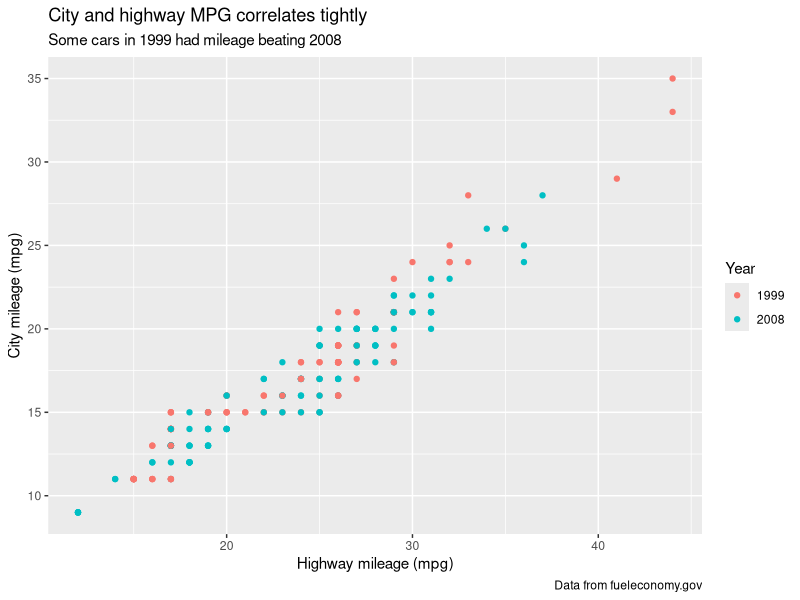
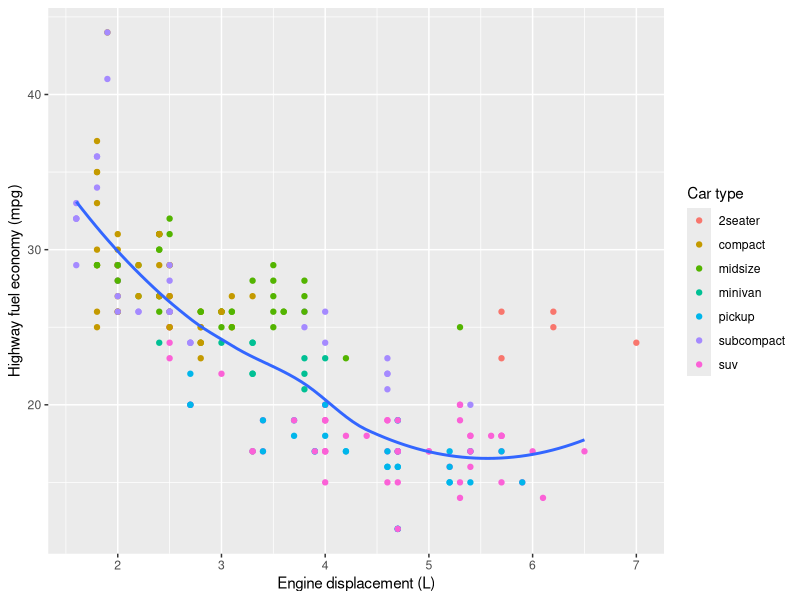
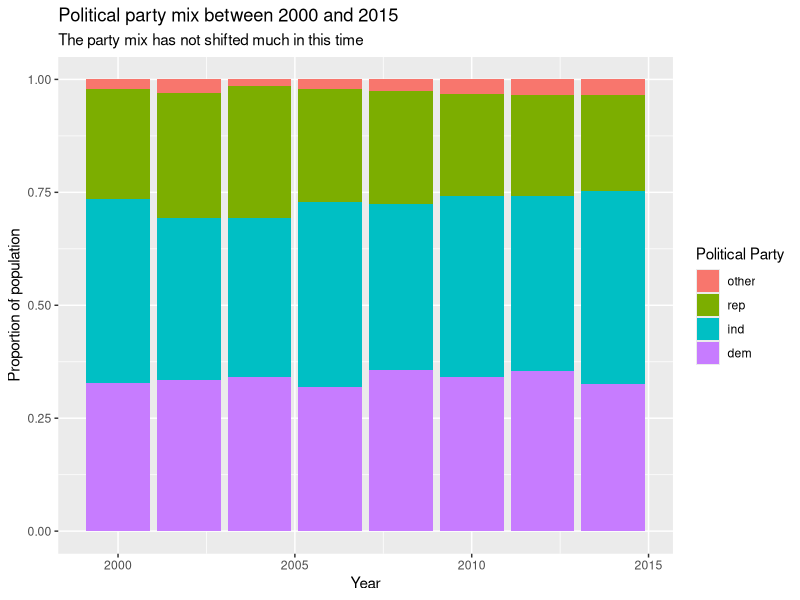
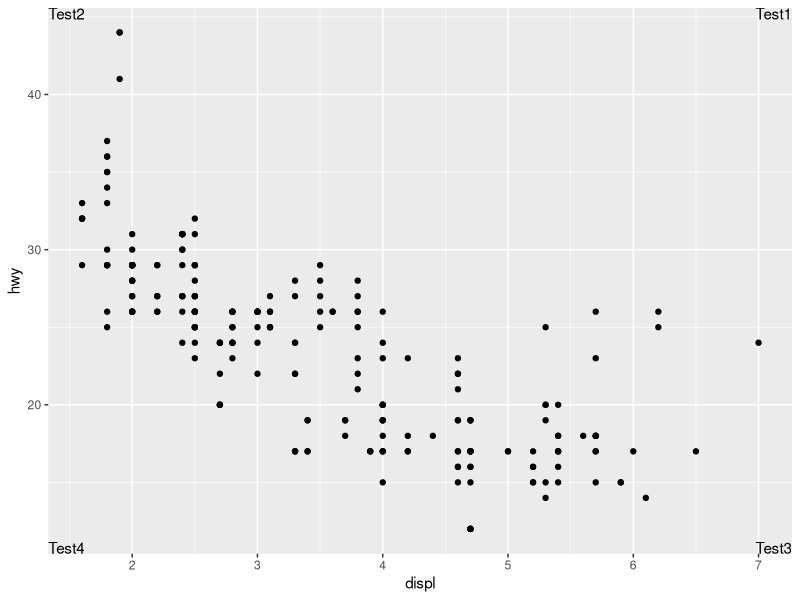
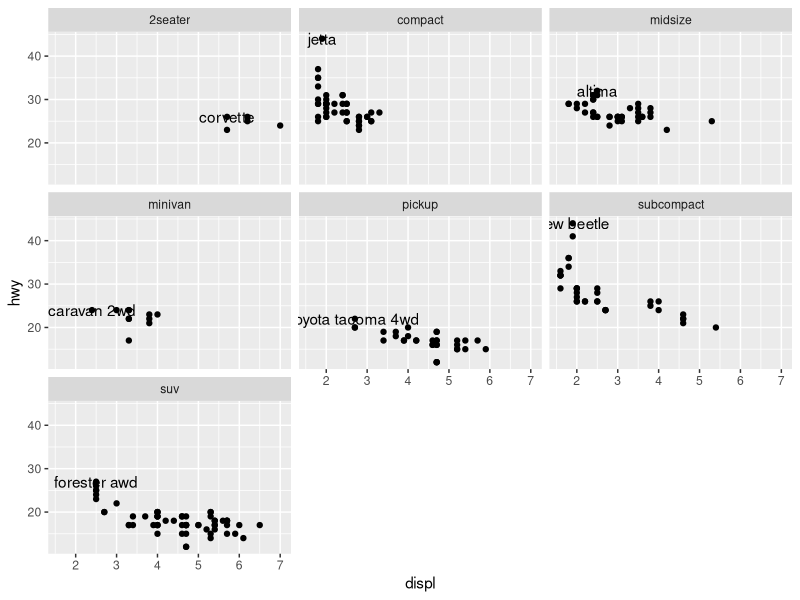
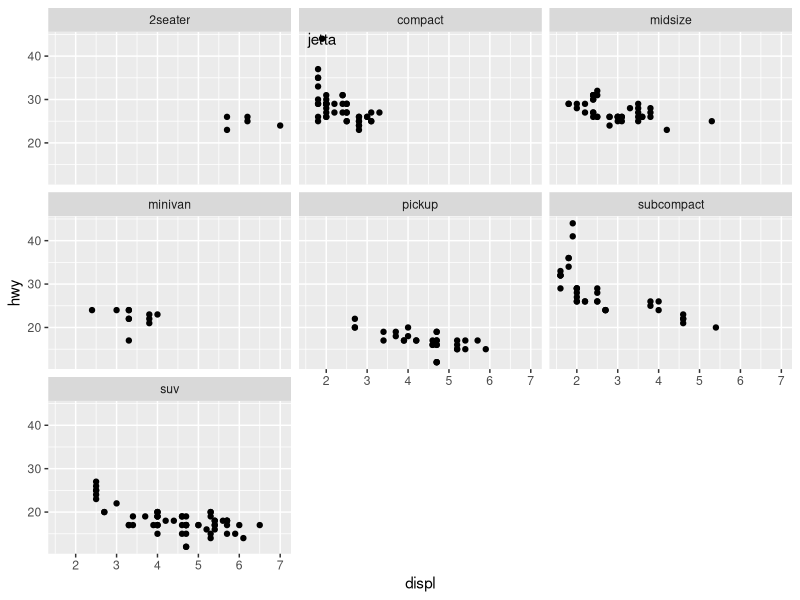
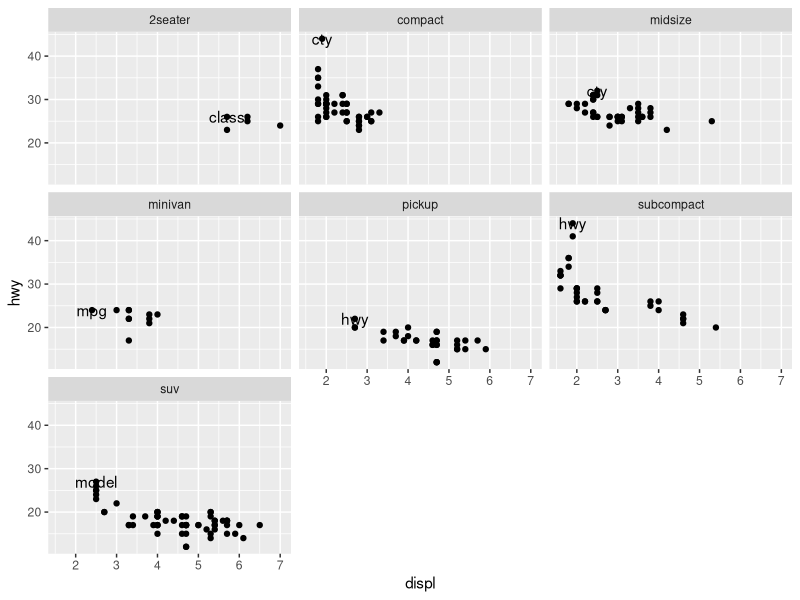
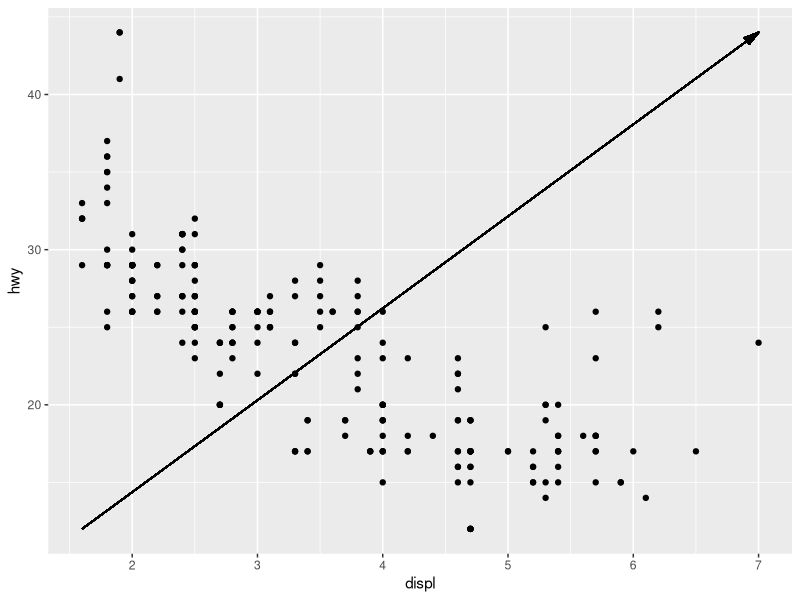

The R source for these figures, in order:
## ---- chunk 1
library(tidyverse)
library(forcats)
library(hexbin)
## ---- chunk 2
ggplot(mpg, aes(hwy, cty)) +
  geom_point(aes(color = as.factor(year))) +
  labs(
    title = "City and highway MPG correlates tightly",
    subtitle = "Some cars in 1999 had mileage beating 2008",
    caption = "Data from fueleconomy.gov",
    x = "Highway mileage (mpg)",
    y = "City mileage (mpg)",
    color = "Year"
  )
## ---- chunk 3
ggplot(mpg, aes(displ, hwy)) +
  geom_point(aes(color = class)) +
  geom_smooth(data = subset(mpg, class != "2seater"),se = FALSE) +
  labs(
    x = "Engine displacement (L)",
    y = "Highway fuel economy (mpg)",
    colour = "Car type"
  )
## ---- chunk 4
gss_cat %>%
  mutate(partyid = fct_collapse(partyid, other = c("No answer", "Don't know", "Other party"),
    rep = c("Strong republican", "Not str republican"),
    ind = c("Ind,near rep", "Ind,near dem", "Independent"),
    dem = c("Not str democrat", "Strong democrat"))) %>%
    group_by(year) %>% 
    count(partyid) %>%
    mutate(prop = n / sum(n)) %>%
    ggplot(aes(year, prop)) +
    geom_col(aes(fill = partyid)) +
  labs(title = "Political party mix between 2000 and 2015",
       subtitle = "The party mix has not shifted much in this time",
       fill = "Political Party",
       x = "Year",
       y = "Proportion of population")
## ---- chunk 5
label <- tibble(
  displ = Inf,
  hwy = Inf,
  label = "Test1")
label2<- tibble(
  displ = -Inf,
  hwy = Inf,
  label = "Test2")
label3 <- tibble(
  displ = Inf,
  hwy = -Inf,
  label = "Test3")
label4 <- tibble(
  displ = -Inf,
  hwy = -Inf,
  label = "Test4")

ggplot(mpg, aes(displ, hwy)) +
  geom_point() +
  geom_text(aes(label = label), data = label, vjust = "top", hjust = "right") +
  geom_text(aes(label = label), data = label2, vjust = "top", hjust = "left") +
  geom_text(aes(label = label), data = label3, vjust = "bottom", hjust = "right") +
  geom_text(aes(label = label), data = label4, vjust = "bottom", hjust= "left")
## ---- chunk 6
max_hwy <- mpg %>%
  group_by(class) %>%
  filter(row_number(desc(hwy)) == 1)
  
ggplot(mpg, aes(displ, hwy)) +
  geom_point() +
  facet_wrap(~class) +
  geom_text(aes(label = model), data = max_hwy)
## ---- chunk 7
ggplot(mpg, aes(displ, hwy)) +
  geom_point() +
  facet_wrap(~class) +
  geom_text(aes(label = model), data = subset(max_hwy, class == "compact"))
## ---- chunk 8
ggplot(mpg, aes(displ, hwy)) +
  geom_point() +
  facet_wrap(~class) +
  geom_text(aes(label = c("class", "mpg", "cty", "model", "hwy", "cty", "hwy")), data = max_hwy)
## ---- chunk 9
ggplot(mpg, aes(displ, hwy)) +
  geom_point()+
  geom_segment(aes(x = min(displ), y = min(hwy), xend = max(displ), yend = max(hwy)),
               arrow = arrow(angle = 15, length = unit(.15, "inches"), ends = "last", type = "closed"))
## ---- chunk 10
ggplot(mpg, aes(displ, hwy)) +
  geom_point()+
  geom_segment(aes(x = min(displ), y = min(hwy), xend = max(displ), yend = max(hwy)),
               arrow = arrow(angle = 30, length = unit(.25, "inches"), ends = "first", type = "open"))
## ---- chunk 11
df <- data.frame(
  x = runif(100),
  y = runif(100),
  z1 = rnorm(100),
  z2 = abs(rnorm(100)))

ggplot(df, aes(x, y)) +
  geom_hex() +
  scale_colour_gradient(low = "white", high = "red") +
  coord_fixed()
## ---- chunk 12
ggplot(df, aes(x, y)) +
  geom_hex() +
  scale_fill_gradient(low = "white", high = "red") +
  coord_fixed()
## ---- chunk 13
presidential %>%
  mutate(id = 33 + row_number()) %>%
  ggplot(aes(start, id, color = party)) +
  geom_point() +
  geom_segment(aes(xend = end, yend = id)) +
  scale_color_manual(values = c(Republican = "red", Democratic = "blue")) +
  scale_x_date(NULL, breaks = presidential$start, date_labels = "'%y")
## ---- chunk 14
presidential %>%
  mutate(id = 33 + row_number()) %>%
  ggplot(aes(start, id, color = party)) +
  geom_point() +
  geom_segment(aes(xend = end, yend = id)) +
  scale_color_manual(values = c(Republican = "red", Democratic = "blue")) +
  scale_x_date(NULL, breaks = presidential$start, date_labels = "'%y") +
  scale_y_continuous("Nth President", breaks = c(33:45)) 
## ---- chunk 15
presidential %>%
  mutate(id = 33 + row_number()) %>%
  ggplot(aes(start, id, color = party)) +
  geom_point() +
  geom_segment(aes(xend = end, yend = id)) +
  geom_text(aes(label = name), nudge_y = .5, nudge_x = 1800) +
  scale_color_manual(values = c(Republican = "red", Democratic = "blue")) +
  scale_x_date(NULL, breaks = presidential$start, date_labels = "'%y") +
  scale_y_continuous("Nth President", breaks = c(33:45))
## ---- chunk 16
presidential %>%
  mutate(id = 33 + row_number()) %>%
  ggplot(aes(start, id, color = party)) +
  geom_point() +
  geom_segment(aes(xend = end, yend = id)) +
  geom_text(aes(label = name), nudge_y = .5, nudge_x = 1800) +
  annotate("text", x = max(presidential$start) - 1500, y = 37, label = "The first Bush was \nGeorge HW Bush Sr. \nThe second Bush \n was George W Bush.") +
  scale_color_manual(values = c(Republican = "red", Democratic = "blue")) +
  scale_x_date(NULL, breaks = presidential$start, date_labels = "'%y") +
  scale_y_continuous("Nth President", breaks = c(33:45)) 
## ---- chunk 17
presidential %>%
  mutate(id = 33 + row_number()) %>%
  ggplot(aes(start, id, color = party)) +
  geom_point() +
  geom_segment(aes(xend = end, yend = id)) +
  geom_text(aes(label = name), nudge_y = .5, nudge_x = 1800) +
  scale_color_manual(values = c(Republican = "red", Democratic = "blue")) +
  scale_x_date(NULL, date_breaks = "4 years", date_labels = "'%y") +
  scale_y_continuous("Nth President", breaks = c(33:45))  
## ---- chunk 18
ggplot(diamonds, aes(carat, price)) +
  geom_point(aes(colour = cut), alpha = 1/20)
## ---- chunk 19
ggplot(diamonds, aes(carat, price)) +
  geom_point(aes(colour = cut), alpha = 1/20) +
  guides(color = guide_legend(override.aes = list(alpha = 1)))
